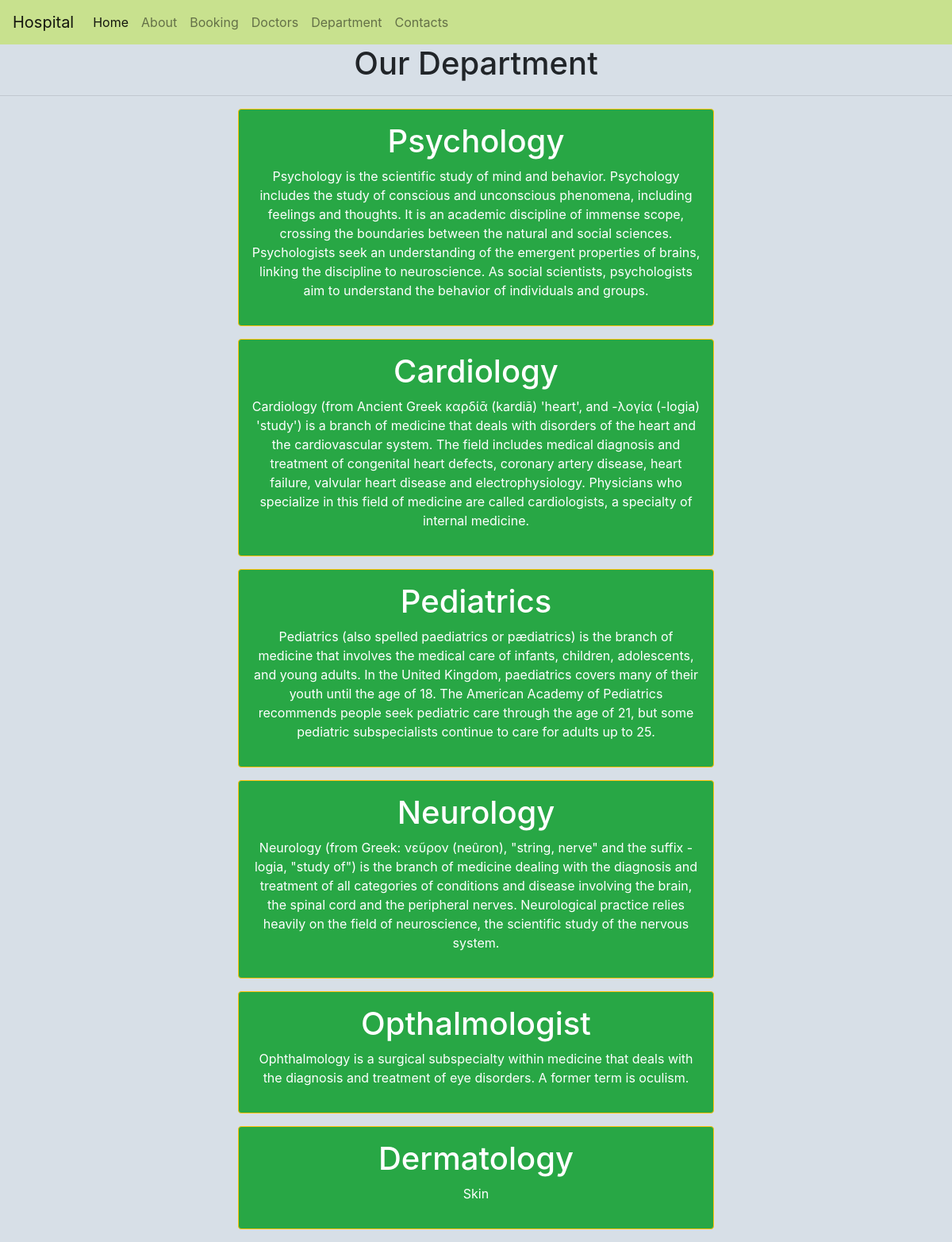
Screenshot of /department with the database file from the repository.
### home/models.py (models this page shows, shortened)
class departments(models.Model):
    dep_name = models.CharField(max_length=100)
    dep_descrption = models.TextField()

### home/views.py (the view)
# urls.py: path('department', views.department ,name='department')
def department(request):
    dict_dept={
        'dept':departments.objects.all()
    }
    return render(request,'department.html',dict_dept)

### templates/department.html (shortened to what this page needs)
{% extends 'base.html' %}
{% block content %}
<h1 class="text-center">Our Department</h1>
<hr>
{% for d in dept %}
<div class="mx-auto w-50 bg-success text-center text-white p-3 my-3 border border-warning rounded">
    <h1>{{d.dep_name}}</h1>
    <p>{{d.dep_descrption}}</p>
</div>
{% endfor %}
{% endblock %}

### rows the page displays
departments: dep_name "Psychology", dep_descrption "Psychology is the scientific study of mind and behavior. Psychology includes the study of conscious and unconscious phenomena, including feelings and thoughts. It is an academic discipline of immense scope, crossing the boundaries between the natural and social sciences. Psychologists seek an understanding of the emergent properties of brains, linking the discipline to neuroscience. As social scientists, psychologists aim to understand the behavior of individuals and groups."
departments: dep_name "Cardiology", dep_descrption "Cardiology (from Ancient Greek καρδίᾱ (kardiā) 'heart', and -λογία (-logia) 'study') is a branch of medicine that deals with disorders of the heart and the cardiovascular system. The field includes medical diagnosis and treatment of congenital heart defects, coronary artery disease, heart failure, valvular heart disease and electrophysiology. Physicians who specialize in this field of medicine are called cardiologists, a specialty of internal medicine."
departments: dep_name "Pediatrics", dep_descrption "Pediatrics (also spelled paediatrics or pædiatrics) is the branch of medicine that involves the medical care of infants, children, adolescents, and young adults. In the United Kingdom, paediatrics covers many of their youth until the age of 18. The American Academy of Pediatrics recommends people seek pediatric care through the age of 21, but some pediatric subspecialists continue to care for adults up to 25."
departments: dep_name "Neurology", dep_descrption "Neurology (from Greek: νεῦρον (neûron), \"string, nerve\" and the suffix -logia, \"study of\") is the branch of medicine dealing with the diagnosis and treatment of all categories of conditions and disease involving the brain, the spinal cord and the peripheral nerves. Neurological practice relies heavily on the field of neuroscience, the scientific study of the nervous system."
departments: dep_name "Opthalmologist", dep_descrption "Ophthalmology is a surgical subspecialty within medicine that deals with the diagnosis and treatment of eye disorders. A former term is oculism."
departments: dep_name "Dermatology", dep_descrption "Skin"
